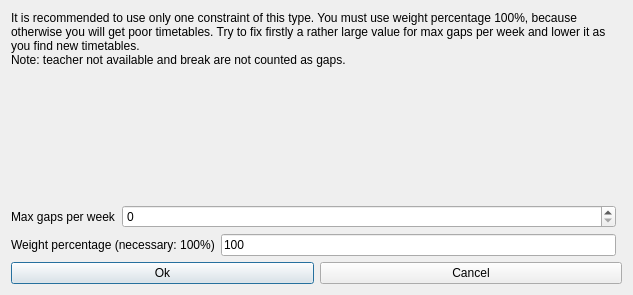
<?xml version="1.0" encoding="UTF-8"?>
<ui version="4.0">
 <class>ModifyConstraintTeachersMaxGapsPerWeekForm_template</class>
 <widget class="QDialog" name="ModifyConstraintTeachersMaxGapsPerWeekForm_template">
  <property name="geometry">
   <rect>
    <x>0</x>
    <y>0</y>
    <width>505</width>
    <height>295</height>
   </rect>
  </property>
  <property name="windowTitle">
   <string extracomment="This is the title of the dialog to modify a constraint of this type">Modify teachers max gaps per week</string>
  </property>
  <layout class="QGridLayout">
   <item row="1" column="0" colspan="2">
    <layout class="QHBoxLayout">
     <item>
      <widget class="QPushButton" name="okPushButton">
       <property name="text">
        <string>Ok</string>
       </property>
      </widget>
     </item>
     <item>
      <widget class="QPushButton" name="cancelPushButton">
       <property name="text">
        <string>Cancel</string>
       </property>
      </widget>
     </item>
    </layout>
   </item>
   <item row="0" column="0">
    <layout class="QGridLayout">
     <item row="0" column="0" colspan="3">
      <widget class="QLabel" name="weightTextLabel_2">
       <property name="sizePolicy">
        <sizepolicy hsizetype="Minimum" vsizetype="Minimum">
         <horstretch>0</horstretch>
         <verstretch>0</verstretch>
        </sizepolicy>
       </property>
       <property name="frameShape">
        <enum>QFrame::NoFrame</enum>
       </property>
       <property name="frameShadow">
        <enum>QFrame::Plain</enum>
       </property>
       <property name="text">
        <string>It is recommended to use only one constraint of this type. You must use weight percentage 100%, because otherwise you will get poor timetables. Try to fix firstly a rather large value for max gaps per week and lower it as you find new timetables.
Note: teacher not available and break are not counted as gaps.</string>
       </property>
       <property name="wordWrap">
        <bool>true</bool>
       </property>
      </widget>
     </item>
     <item row="3" column="0" colspan="2">
      <widget class="QLabel" name="weightTextLabel">
       <property name="frameShape">
        <enum>QFrame::NoFrame</enum>
       </property>
       <property name="frameShadow">
        <enum>QFrame::Plain</enum>
       </property>
       <property name="text">
        <string>Weight percentage (necessary: 100%)</string>
       </property>
       <property name="wordWrap">
        <bool>false</bool>
       </property>
      </widget>
     </item>
     <item row="3" column="2">
      <widget class="QLineEdit" name="weightLineEdit">
       <property name="text">
        <string notr="true">100</string>
       </property>
      </widget>
     </item>
     <item row="2" column="0">
      <widget class="QLabel" name="textLabel1">
       <property name="text">
        <string>Max gaps per week</string>
       </property>
       <property name="wordWrap">
        <bool>false</bool>
       </property>
      </widget>
     </item>
     <item row="2" column="1" colspan="2">
      <widget class="QSpinBox" name="maxGapsSpinBox"/>
     </item>
     <item row="1" column="1">
      <spacer name="spacer5">
       <property name="orientation">
        <enum>Qt::Vertical</enum>
       </property>
       <property name="sizeType">
        <enum>QSizePolicy::Expanding</enum>
       </property>
       <property name="sizeHint" stdset="0">
        <size>
         <width>20</width>
         <height>16</height>
        </size>
       </property>
      </spacer>
     </item>
    </layout>
   </item>
  </layout>
 </widget>
 <layoutdefault spacing="6" margin="11"/>
 <resources/>
 <connections/>
</ui>
